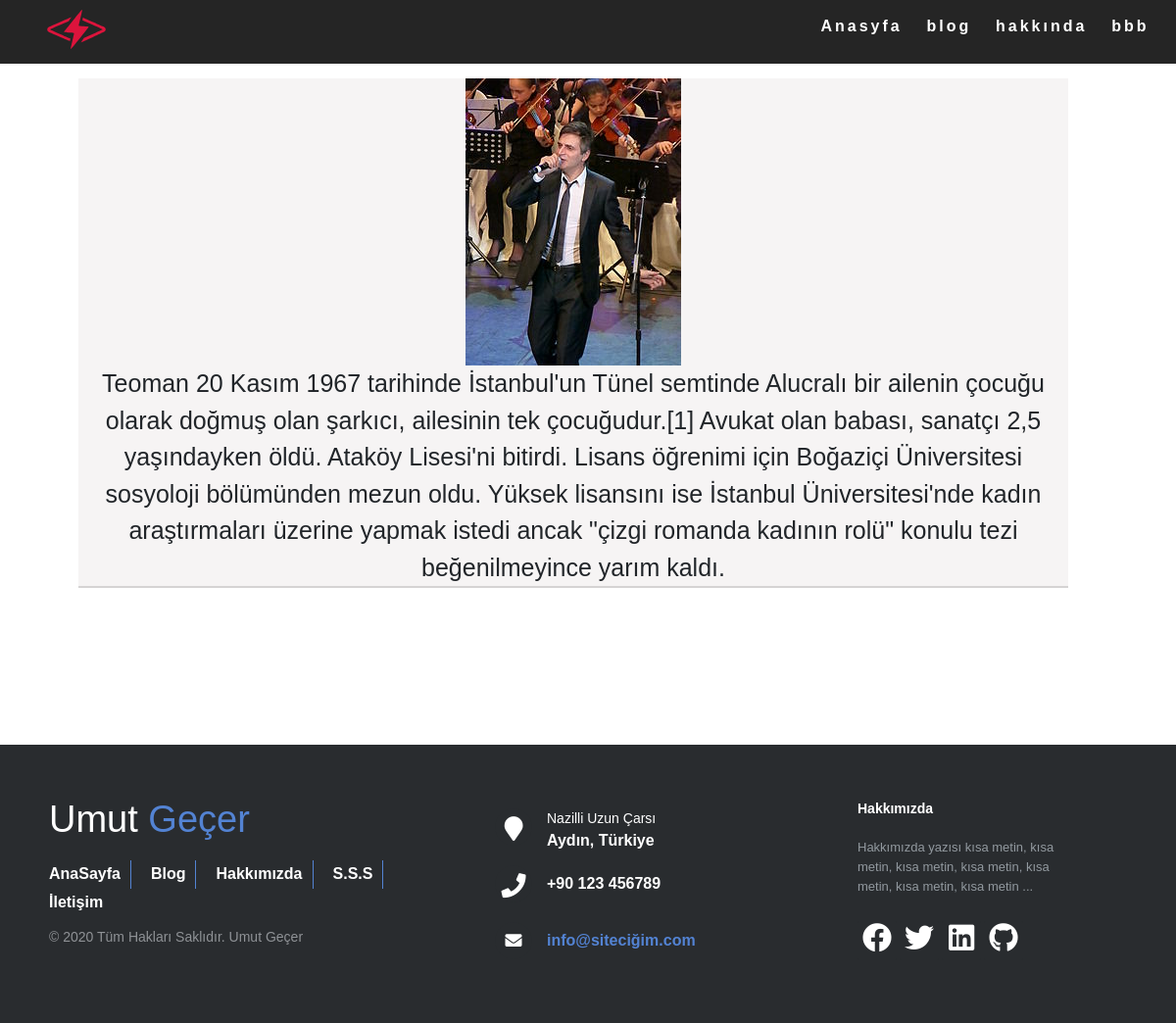
The app's page /post/2/ with its own data.
### post/models.py (models this page shows, shortened)
class Post(models.Model):
    title = models.CharField(max_length=50)
    content = models.TextField(verbose_name='Yorum')
    date = models.DateTimeField(auto_now_add=True)
    img = models.ImageField(null=True, blank=True)
    class Meta:
        ordering = ['-date']

### post/views.py (the view)
# urls.py: path('<int:id>/', post_detaiL, name="detail"),
def post_detaiL(request, id):
    post = get_object_or_404(Post, id=id)
    context = {
        'post': post
    }
    return render(request, 'post/detail.html',context)

### templates/post/detail.html (shortened to what this page needs)
{% extends 'base.html' %}
{% block resim %}
    <div class="grid-container">
            <div>
                {% if post.img.url %}
                    <img class="resim_detail" src="{{ post.img.url }}" alt="bilmem">
                {% endif %}
                <br>
                <a class="ab">{{ post.content }}</a><br>
            </div>
    </div>
{% endblock resim %}

### post/static/post/style.css (style rules this page uses)
* { margin: 0; padding: 0; box-sizing: border-box; }
body { font-family: 'Ubuntu', sans-serif; }

### post/static/post/index.css (style rules this page uses)
.grid-container { top: 65px; display: grid; grid-template-columns: auto auto auto auto; grid-gap: 10px; padding: 5rem; }
.grid-container > div { text-align: center; font-size: 25px; background-color: #b1a3a31f; display: block; border-bottom: inset 2px rgba(80,80,80,.2); }
a { color: black; }

### records on screen
Post: img (picture), content "Teoman 20 Kasım 1967 tarihinde İstanbul'un Tünel semtinde Alucralı bir ailenin çocuğu olarak doğmuş olan şarkıcı, ailesinin tek çocuğudur.[1] Avukat olan babası, sanatçı 2,5 yaşındayken öldü. Ataköy Lisesi'ni bitirdi. Lisans öğrenimi için Boğaziçi Üniversitesi sosyoloji bölümünden mezun oldu. Yüksek lisansını ise İstanbul Üniversitesi'nde kadın araştırmaları üzerine yapmak istedi ancak \"çizgi romanda kadının rolü\" konulu tezi beğenilmeyince yarım kaldı."
